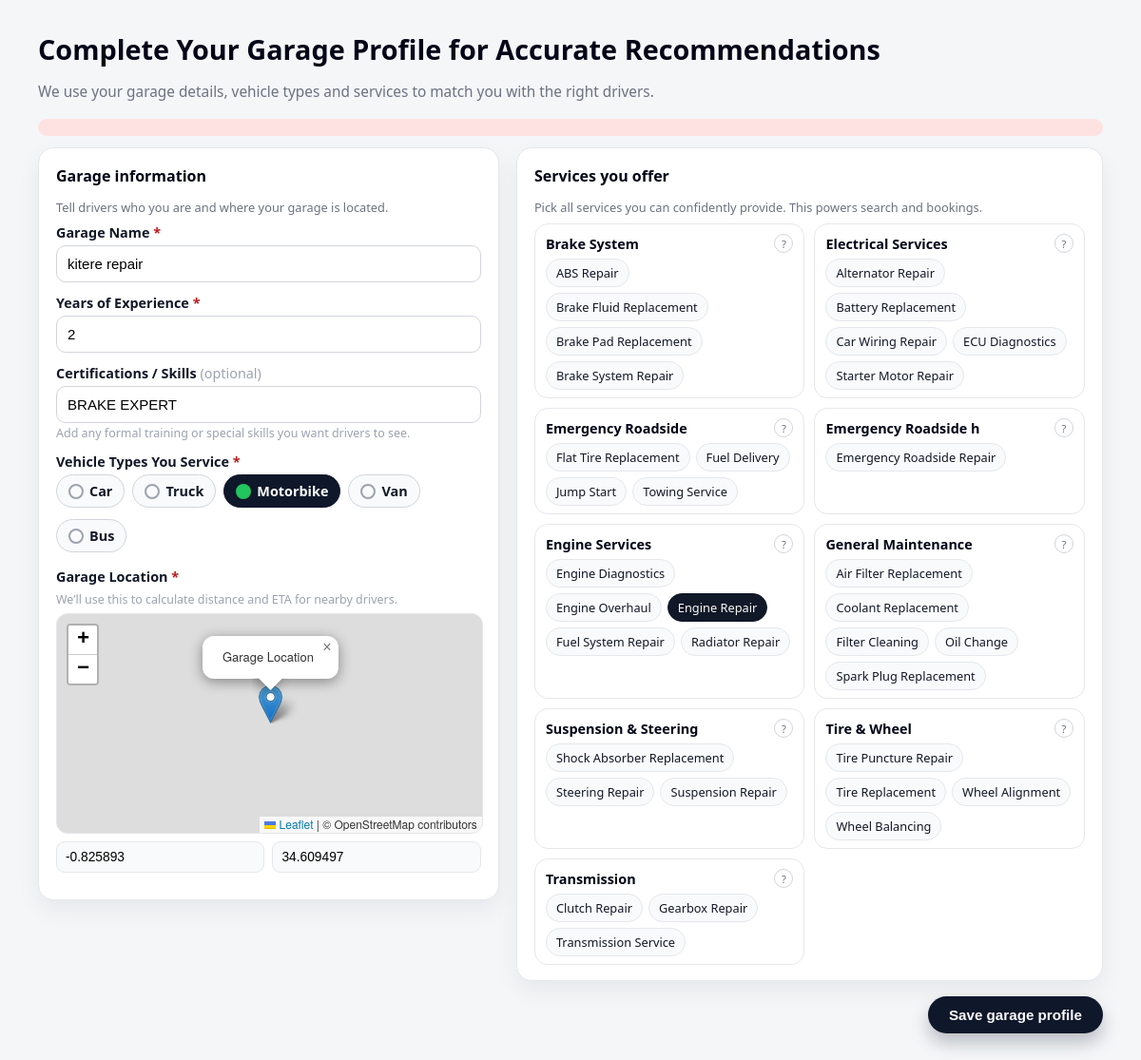
The app's page /forms/profile/mechanic_profile.php (signed in) with its own data.
### tables this page shows
CREATE TABLE `mechanics` (
  `id` int(11) NOT NULL,
  `user_id` int(11) NOT NULL,
  `garage_name` varchar(255) NOT NULL,
  `experience` int(11) NOT NULL,
  `certifications` text DEFAULT NULL,
  `vehicle_types` text NOT NULL,
  `services_offered` text NOT NULL,
  `latitude` decimal(9,6) NOT NULL,
  `longitude` decimal(9,6) NOT NULL,
  `availability` tinyint(1) DEFAULT 1,
  `created_at` datetime DEFAULT current_timestamp(),
  `service_ids` longtext DEFAULT NULL CHECK (json_valid(`service_ids`))
);

CREATE TABLE `services` (
  `id` int(11) NOT NULL,
  `category` varchar(100) NOT NULL,
  `service_name` varchar(100) NOT NULL
);

### forms/profile/mechanic_profile.php (the view, shortened to what this page needs)
<?php
require_once("../config.php");
$user_id = $_SESSION['user_id'];
$error = "";
$existing = null;
$stmt = $conn->prepare("SELECT * FROM mechanics WHERE user_id = ? LIMIT 1");
$stmt->bind_param("i", $user_id);
$stmt->execute();
$resExisting = $stmt->get_result();
if ($resExisting && $resExisting->num_rows > 0) {
    $existing = $resExisting->fetch_assoc();
    $existing['service_ids_array'] = json_decode($existing['service_ids'] ?? '[]', true);
}
$serviceCategories = [];
$svcRes = $conn->query("SELECT id, category, service_name FROM services ORDER BY category, service_name");
if ($svcRes) {
    while ($row = $svcRes->fetch_assoc()) {
        $cat = $row['category'];
        if (!isset($serviceCategories[$cat])) $serviceCategories[$cat] = [];
        $serviceCategories[$cat][] = $row;
    }
}
function old_or_existing($key, $default = '') {
    global $existing;
    if ($existing && isset($existing[$key])) {
        return htmlspecialchars($existing[$key], ENT_QUOTES);
    }
    return htmlspecialchars($default, ENT_QUOTES);
}
$selected_vehicle_types = [];
if ($_SERVER["REQUEST_METHOD"] == "POST" && isset($_POST['vehicle_types'])) {
    $selected_vehicle_types = (array)$_POST['vehicle_types'];
} elseif ($existing && !empty($existing['vehicle_types'])) {
    $selected_vehicle_types = array_map('trim', explode(',', $existing['vehicle_types']));
}
$selected_service_ids = [];
if ($_SERVER["REQUEST_METHOD"] == "POST" && isset($_POST['service_ids'])) {
    $selected_service_ids = array_map('intval', (array)$_POST['service_ids']);
} elseif ($existing && !empty($existing['service_ids_array'])) {
    $selected_service_ids = $existing['service_ids_array'];
}
$lat_value = '';
$lng_value = '';
if ($_SERVER["REQUEST_METHOD"] == "POST") {
    $lat_value = htmlspecialchars($_POST['latitude'] ?? '', ENT_QUOTES);
    $lng_value = htmlspecialchars($_POST['longitude'] ?? '', ENT_QUOTES);
} elseif ($existing) {
    $lat_value = htmlspecialchars($existing['latitude'], ENT_QUOTES);
    $lng_value = htmlspecialchars($existing['longitude'], ENT_QUOTES);
}
?>
<!DOCTYPE html>
<html lang="en">
<head>
  <link rel="stylesheet" href="https://unpkg.com/leaflet@1.7.1/dist/leaflet.css" />
</head>
<body>
<div class="page-shell">
  <header class="page-header">
    <h1 class="page-title">Complete Your Garage Profile for Accurate Recommendations</h1>
    <p class="page-subtitle">We use your garage details, vehicle types and services to match you with the right drivers.</p>
  </header>
  <?php if (isset($error)): ?>
    <div class="error"><?php echo $error; ?></div>
  <?php endif; ?>
  <form method="POST">
    <div class="profile-layout">
      <section class="card" aria-label="Garage information">
        <div class="card-header">
          <div class="card-title">Garage information</div>
        </div>
        <p class="card-sub">Tell drivers who you are and where your garage is located.</p>
        <div class="form-group">
          <label for="garage_name">Garage Name <span style="color:#b91c1c">*</span></label>
          <input type="text" class="text-input" name="garage_name" id="garage_name" placeholder="e.g. Skyline Auto Garage" required
                 value="<?php echo old_or_existing('garage_name'); ?>">
        </div>
        <div class="form-group">
          <label for="experience">Years of Experience <span style="color:#b91c1c">*</span></label>
          <input type="number" class="text-input" name="experience" id="experience" min="0" max="80"
                 placeholder="How many years have you been a mechanic?" required
                 value="<?php echo old_or_existing('experience'); ?>">
        </div>
        <div class="form-group">
          <label for="certifications">Certifications / Skills <span style="font-weight:400;color:#9ca3af;">(optional)</span></label>
          <input type="text" class="text-input" name="certifications" id="certifications"
                 placeholder="e.g. Engine specialist, Brake expert, ECU diagnostics"
                 value="<?php echo old_or_existing('certifications'); ?>">
          <small>Add any formal training or special skills you want drivers to see.</small>
        </div>
        <div class="form-group">
          <label>Vehicle Types You Service <span style="color:#b91c1c">*</span></label>
          <div class="pill-checkboxes">
            <?php
            $vehicleOptions = ['Car','Truck','Motorbike','Van','Bus'];
            foreach ($vehicleOptions as $v):
                $isChecked = in_array($v, $selected_vehicle_types);
            ?>
              <label class="pill-label <?php echo $isChecked ? 'active' : ''; ?>">
                <span class="pill-dot"></span>
                <span class="txt"><?php echo htmlspecialchars($v); ?></span>
              </label>
            <?php endforeach; ?>
          </div>
        </div>
        <div class="form-group">
          <label>Garage Location <span style="color:#b91c1c">*</span></label>
          <small>We’ll use this to calculate distance and ETA for nearby drivers.</small>
          <div id="map"></div>
          <div class="lat-lon">
            <input type="text" id="latitude" name="latitude" placeholder="Latitude" readonly required value="<?php echo $lat_value; ?>">
            <input type="text" id="longitude" name="longitude" placeholder="Longitude" readonly required value="<?php echo $lng_value; ?>">
          </div>
        </div>
      </section>
      <section class="card" aria-label="Services offered">
        <div class="card-header">
          <div class="card-title">Services you offer</div>
        </div>
        <p class="card-sub">Pick all services you can confidently provide. This powers search and bookings.</p>
        <div class="services-grid">
          <?php
          foreach ($serviceCategories as $cat => $rows):
          ?>
            <div class="service-card">
              <div class="service-card-header">
                <div class="service-card-title"><?php echo htmlspecialchars($cat); ?></div>
                <div class="info-icon">
                  ?
                </div>
              </div>
              <div class="service-list">
                <?php foreach ($rows as $svc):
                    $isSel = in_array($svc['id'], $selected_service_ids);
                ?>
                  <label class="service-chip <?php echo $isSel ? 'active' : ''; ?>">
                    <?php echo htmlspecialchars($svc['service_name']); ?>
                  </label>
                <?php endforeach; ?>
              </div>
            </div>
          <?php endforeach; ?>
        </div>
      </section>
    </div>
    <div class="form-actions">
      <button type="submit" class="btn-primary">
        Save garage profile
      </button>
    </div>
  </form>
</div>
</body>
</html>

### forms/profile/mechanic_profile.php (style rules this page uses)
body { margin:0; font-family:'Segoe UI',sans-serif; background:#f4f6f8; color:#111827; }
.page-shell { max-width:1120px; margin:32px auto 40px; padding:0 16px; }
.page-header { margin-bottom:18px; }
.page-title { font-size:1.8rem; font-weight:650; color:#020617; margin-bottom:4px; }
.page-subtitle { font-size:0.96rem; color:#6b7280; }
.profile-layout { display:grid; grid-template-columns:minmax(0,1.1fr) minmax(0,1.4fr); gap:18px; align-items:flex-start; }
.card { background:#ffffff; border-radius:16px; padding:18px 18px 16px; box-shadow:0 10px 25px rgba(15,23,42,0.06); border:1px solid #e5e7eb; }
.card-header { display:flex; align-items:center; justify-content:space-between; margin-bottom:10px; }
.card-title { font-size:1rem; font-weight:600; color:#020617; }
.card-sub { font-size:0.8rem; color:#6b7280; margin-bottom:8px; }
.form-group { display:flex; flex-direction:column; margin-bottom:12px; }
.form-group label { font-size:0.9rem; font-weight:600; margin-bottom:4px; color:#111827; }
.form-group small { font-size:0.78rem; color:#9ca3af; margin-top:2px; }
.text-input { padding:10px 11px; border-radius:10px; border:1px solid #d1d5db; font-size:0.94rem; outline:none; background:#ffffff; }
.pill-checkboxes { display:flex; flex-wrap:wrap; gap:8px; }
.pill-label { position:relative; display:inline-flex; align-items:center; gap:6px; padding:7px 12px; border-radius:999px; border:1px solid #d1d5db; background:#f9fafb; font-size:0.86rem; cursor:pointer; transition:all .15s ease; }
.pill-dot { width:12px;height:12px; border-radius:999px; border:2px solid #9ca3af; background:#f9fafb; }
.pill-label span.txt { color:#111827; }
.pill-label.active { background:#0f172a; border-color:#0f172a; }
.pill-label.active .pill-dot { border-color:#22c55e; background:#22c55e; }
.pill-label.active span.txt { color:#f9fafb; }
.services-grid { display:grid; grid-template-columns:repeat(2,minmax(0,1fr)); gap:10px; }
.service-card { border-radius:14px; border:1px solid #e5e7eb; padding:10px 11px 8px; background:#ffffff; }
.service-card-header { display:flex; align-items:center; justify-content:space-between; margin-bottom:6px; }
.service-card-title { font-size:0.9rem; font-weight:600; color:#020617; }
.info-icon { width:18px; height:18px; border-radius:999px; border:1px solid #d1d5db; font-size:0.7rem; display:inline-flex; align-items:center; justify-content:center; color:#6b7280; position:relative; cursor:default; }
.service-list { display:flex; flex-wrap:wrap; gap:6px; }
.service-chip { position:relative; display:inline-flex; align-items:center; gap:6px; padding:5px 10px; border-radius:999px; border:1px solid #e5e7eb; background:#f9fafb; font-size:0.8rem; cursor:pointer; transition:all .15s; }
.service-chip.active { background:#111827; border-color:#111827; color:#f9fafb; }
#map { width:100%; height:230px; border-radius:12px; margin-top:6px; border:1px solid #e5e7eb; }
.lat-lon { display:flex; gap:8px; flex-wrap:wrap; margin-top:8px; }
.lat-lon input { flex:1; padding:8px 9px; border-radius:9px; border:1px solid #e5e7eb; font-size:0.86rem; background:#f9fafb; }
.error { background:#fee2e2; color:#b91c1c; padding:9px 10px; border-radius:10px; font-size:0.9rem; margin-bottom:12px; text-align:center; }
.form-actions { display:flex; justify-content:flex-end; margin-top:16px; }
.btn-primary { padding:11px 22px; border-radius:999px; border:none; background:#0f172a; color:#f9fafb; font-size:0.95rem; font-weight:600; cursor:pointer; display:inline-flex; align-items:center; gap:8px; box-shadow:0 10px 18px rgba(15,23,42,0.25); }

### records on screen
mechanics: garage_name "kitere repair", experience "2", certifications "BRAKE EXPERT", latitude "-0.825893", longitude "34.609497"
services: service_name "ABS Repair"
services: service_name "Brake Fluid Replacement"
services: service_name "Brake Pad Replacement"
services: service_name "Brake System Repair"
services: service_name "Alternator Repair"
services: service_name "Battery Replacement"
services: service_name "Car Wiring Repair"
services: service_name "ECU Diagnostics"
services: service_name "Starter Motor Repair"
services: service_name "Flat Tire Replacement"
services: service_name "Fuel Delivery"
services: service_name "Jump Start"
services: service_name "Towing Service"
services: service_name "Emergency Roadside Repair"
services: service_name "Engine Diagnostics"
services: service_name "Engine Overhaul"
services: service_name "Engine Repair"
services: service_name "Fuel System Repair"
services: service_name "Radiator Repair"
services: service_name "Air Filter Replacement"
services: service_name "Coolant Replacement"
services: service_name "Filter Cleaning"
services: service_name "Oil Change"
services: service_name "Spark Plug Replacement"
services: service_name "Shock Absorber Replacement"
services: service_name "Steering Repair"
services: service_name "Suspension Repair"
services: service_name "Tire Puncture Repair"
services: service_name "Tire Replacement"
services: service_name "Wheel Alignment"
services: service_name "Wheel Balancing"
services: category "Transmission", service_name "Transmission Service"
services: service_name "Clutch Repair"
services: service_name "Gearbox Repair"

### other values on screen
$v "Car"
$v "Truck"
$v "Motorbike"
$v "Van"
$v "Bus"
$cat "Brake System"
$cat "Electrical Services"
$cat "Emergency Roadside"
$cat "Emergency Roadside h"
$cat "Engine Services"
$cat "General Maintenance"
$cat "Suspension & Steering"
$cat "Tire & Wheel"
